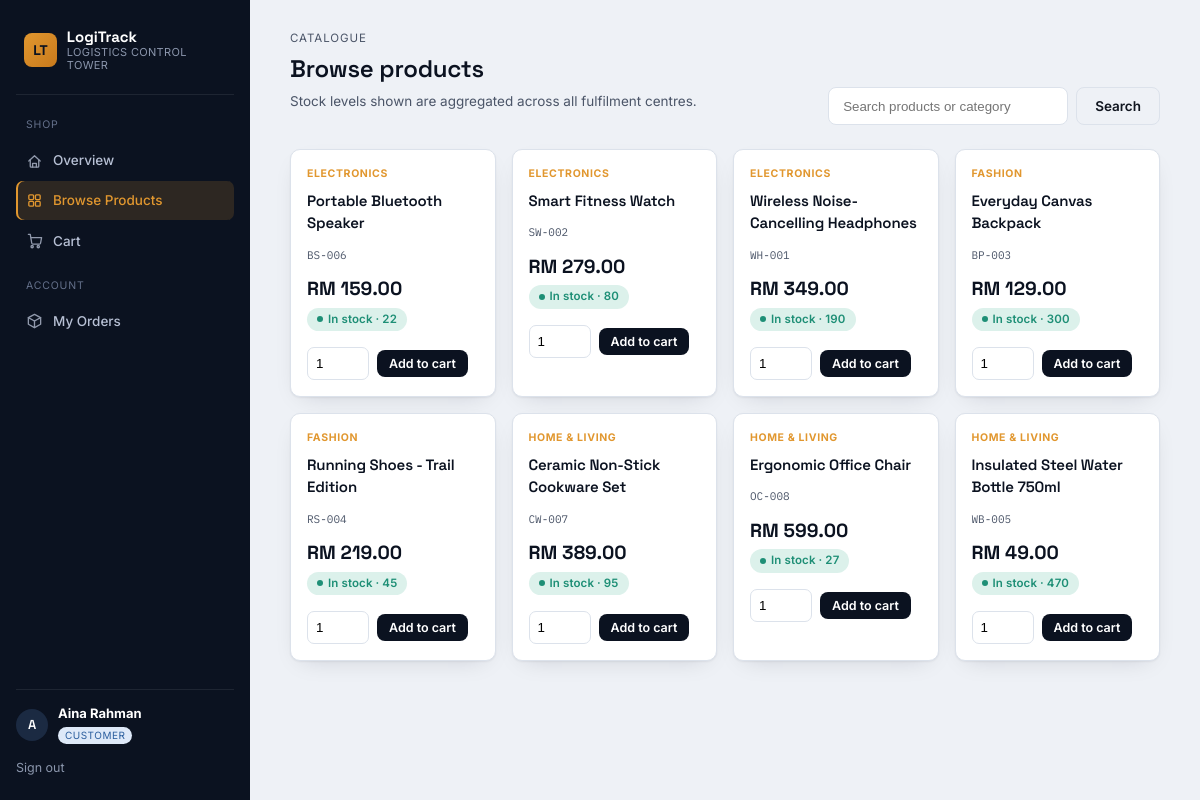
Screenshot of /customer/products (signed in) with the database file from the repository.
### tables this page shows
CREATE TABLE users (
    user_id         INTEGER PRIMARY KEY AUTOINCREMENT,
    username        TEXT UNIQUE NOT NULL,
    password_hash   TEXT NOT NULL,
    role            TEXT NOT NULL CHECK(role IN ('customer','warehouse','admin')),
    full_name       TEXT NOT NULL,
    email           TEXT,
    phone           TEXT,
    address         TEXT,
    warehouse_id    INTEGER REFERENCES warehouses(warehouse_id),
    is_active       INTEGER NOT NULL DEFAULT 1,
    register_date   TEXT DEFAULT (datetime('now'))
);

CREATE TABLE products (
    product_id      INTEGER PRIMARY KEY AUTOINCREMENT,
    product_name    TEXT NOT NULL,
    sku             TEXT UNIQUE NOT NULL,
    category        TEXT,
    unit_price      REAL NOT NULL,
    weight          REAL,
    product_status  TEXT DEFAULT 'Active'
);

### app.py (the view)
@app.route("/customer/products")
@login_required("customer")
def customer_products():
    q = request.args.get("q", "").strip()
    sql = """SELECT p.*, COALESCE(SUM(i.quantity_on_hand),0) stock
              FROM products p LEFT JOIN inventory i ON i.product_id = p.product_id
              WHERE p.product_status='Active' """
    params = []
    if q:
        sql += " AND (p.product_name LIKE ? OR p.category LIKE ?) "
        params += [f"%{q}%", f"%{q}%"]
    sql += " GROUP BY p.product_id ORDER BY p.category, p.product_name"
    products = g.db.execute(sql, params).fetchall()
    cart = session.get("cart", {})
    return render_template("customer/products.html", products=products, q=q, cart_count=sum(cart.values()))

### app.py (called while the page is built)
@app.before_request
def load_logged_in_user():
    g.db = db.get_db()
    user_id = session.get("user_id")
    g.user = None
    if user_id:
        g.user = g.db.execute(
            "SELECT * FROM users WHERE user_id = ?", (user_id,)
        ).fetchone()
        if g.user and not g.user["is_active"]:
            session.clear()
            g.user = None

@app.context_processor
def inject_globals():
    return {"current_user": g.get("user"), "now": datetime.now()}

def login_required(role=None):
    def decorator(view):
        @wraps(view)
        def wrapped(*args, **kwargs):
            if g.user is None:
                flash("Please log in to continue.", "warning")
                return redirect(url_for("login"))
            if role and g.user["role"] != role:
                flash("You don't have access to that area.", "error")
                return redirect(url_for("home"))
            return view(*args, **kwargs)
        return wrapped
    return decorator

### database.py (called while the page is built)
def get_db():
    conn = sqlite3.connect(DB_PATH)
    conn.row_factory = sqlite3.Row
    conn.execute("PRAGMA foreign_keys = ON")
    return conn

### templates/customer/products.html (shortened to what this page needs)
{% extends "base.html" %}
{% from "_macros.html" import stock_pill %}
{% block content %}
<div class="page-head"> <div> <span class="eyebrow">Catalogue</span> <h1>Browse products</h1>
<p class="desc">Stock levels shown are aggregated across all fulfilment centres.</p>
</div>
<form method="GET" style="display:flex; gap:8px;"> <input type="text" name="q" value="{{ q }}" placeholder="Search products or category" style="padding:10px 14px; border:1px solid var(--line); border-radius:8px; width:240px;"> <button class="btn btn-outline" type="submit">Search</button> </form>
</div>
<div class="grid grid-4">
{% for p in products %}
<div class="product-card"> <span class="cat">{{ p.category }}</span> <h3>{{ p.product_name }}</h3>
<span class="sku">{{ p.sku }}</span> <div class="price">RM {{ "%.2f"|format(p.unit_price) }}</div>
<div class="stock-line">{{ stock_pill(p.stock, 20) }}</div>
<form method="POST" action="{{ url_for('cart_add', product_id=p.product_id) }}"> <input type="number" name="quantity" value="1" min="1" max="{{ p.stock if p.stock > 0 else 1 }}" {% if p.stock <= 0 %}disabled{% endif %}> <button type="submit" class="btn btn-primary btn-sm" {% if p.stock <= 0 %}disabled{% endif %}>Add to cart</button> </form>
</div>
{% else %}
<p class="muted">No products match your search.</p>
{% endfor %}
</div>
{% endblock %}

### templates/base.html (shortened to what this page needs)
<!DOCTYPE html>
<html lang="en">
<head>
<link rel="stylesheet" href="{{ url_for('static', filename='style.css') }}">
</head>
<body class="{% if not current_user %}guest{% endif %}">
{% from "_icons.html" import icon %}
{% if current_user %}
<div class="shell">
<aside class="sidebar">
<div class="brand"> <span class="brand-mark">LT</span> <div class="brand-text"> <strong>LogiTrack</strong> <span>Logistics Control Tower</span> </div> </div>
<nav class="nav">
{% if current_user.role == 'customer' %}
<span class="nav-label">Shop</span>
<a href="{{ url_for('customer_dashboard') }}" class="{{ 'active' if request.endpoint=='customer_dashboard' }}">{{ icon('home') }}Overview</a>
<a href="{{ url_for('customer_products') }}" class="{{ 'active' if request.endpoint=='customer_products' }}">{{ icon('grid') }}Browse Products</a>
<a href="{{ url_for('customer_cart') }}" class="{{ 'active' if request.endpoint=='customer_cart' }}">{{ icon('cart') }}Cart{% set cc = session.get('cart', {}) | length %}{% if cc %}<span class="badge-count">{{ cc }}</span>{% endif %}</a>
<span class="nav-label">Account</span>
<a href="{{ url_for('customer_orders') }}" class="{{ 'active' if request.endpoint in ['customer_orders','customer_order_detail'] }}">{{ icon('package') }}My Orders</a>
{% endif %}
</nav>
<div class="sidebar-foot">
<div class="user-chip"> <span class="avatar">{{ current_user.full_name[:1] }}</span> <div> <strong>{{ current_user.full_name }}</strong> <span class="role-pill role-{{ current_user.role }}">{{ current_user.role }}</span> </div> </div>
<a href="{{ url_for('logout') }}" class="logout-link">Sign out</a>
</div>
</aside>
<main class="content">
{% block content %}{% endblock %}
</main>
</div>
{% endif %}
</body>
</html>

### templates/_macros.html (shortened to what this page needs)
{% macro stock_pill(quantity, reorder_level) %}
{% if quantity <= 0 %}
<span class="pill pill-red">Out of stock</span>
{% elif quantity <= reorder_level %}
<span class="pill pill-amber">Low · {{ quantity }}</span>
{% else %}
<span class="pill pill-teal">In stock · {{ quantity }}</span>
{% endif %}
{% endmacro %}

### rows the page displays
users: full_name "A", full_name "Aina Rahman", role "CUSTOMER"
products: category "ELECTRONICS", product_name "Portable Bluetooth Speaker", sku "BS-006", unit_price "159.00", quantity "22"
products: category "ELECTRONICS", product_name "Smart Fitness Watch", sku "SW-002", unit_price "279.00", quantity "80"
products: category "ELECTRONICS", product_name "Wireless Noise-Cancelling Headphones", sku "WH-001", unit_price "349.00", quantity "190"
products: category "FASHION", product_name "Everyday Canvas Backpack", sku "BP-003", unit_price "129.00", quantity "300"
products: category "FASHION", product_name "Running Shoes - Trail Edition", sku "RS-004", unit_price "219.00", quantity "45"
products: category "HOME & LIVING", product_name "Ceramic Non-Stick Cookware Set", sku "CW-007", unit_price "389.00", quantity "95"
products: category "HOME & LIVING", product_name "Ergonomic Office Chair", sku "OC-008", unit_price "599.00", quantity "27"
products: category "HOME & LIVING", product_name "Insulated Steel Water Bottle 750ml", sku "WB-005", unit_price "49.00", quantity "470"
